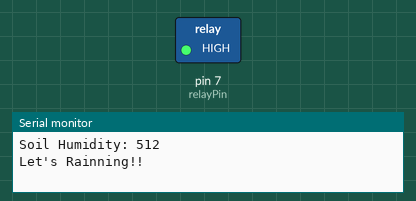
This sketch was run on a simulated Arduino Uno, built with avr-gcc and run on an emulated ATmega328P. On the bench: switched loads named in the sketch (green lamp = pin HIGH), the last lines printed to the serial monitor.

Above: at 0.1 s.
At 6.1 s:
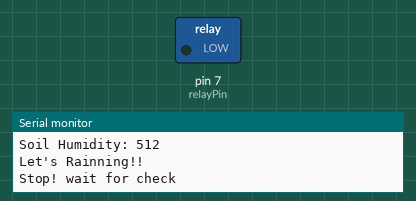
Timing chart, 0 to 7.6 s (numbered marks = the images above):
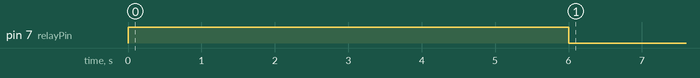

The sketch:

autoWatering.ino
```cpp
//腳位設定
const int soilMoisturePin=A0;
const int relayPin=7;
//感測器臨界值
const int dryThreshold=500;

void setup() {
  Serial.begin(9600);
  pinMode(relayPin, OUTPUT);
  digitalWrite(relayPin, LOW);
}

void loop() {
  // 讀取土壤濕度
  int moistureValue=analogRead(soilMoisturePin);
  Serial.print("Soil Humidity: ");
  Serial.println(moistureValue);

  //檢查是否需要噴水
  if (moistureValue>dryThreshold){
    Serial.println("Let's Rainning!! ");
    digitalWrite(relayPin, HIGH);   //開水
    delay(6000);                    //噴水6秒
    digitalWrite(relayPin, LOW);    //關水
    Serial.println("Stop! wait for check");
  }
  delay(3600000); //等1小時再來
}
```

Measured:
- by itself, pin 7 (relayPin): LOW → HIGH at 0.00 s, → LOW 6.0 s later
